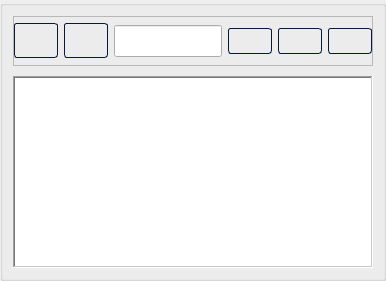
                   <widget class="QGroupBox" name="groupBox_right_tree">
                    <property name="enabled">
                     <bool>true</bool>
                    </property>
                    <property name="title">
                     <string/>
                    </property>
                    <layout class="QVBoxLayout" name="verticalLayout_7">
                     <property name="spacing">
                      <number>10</number>
                     </property>
                     <property name="leftMargin">
                      <number>10</number>
                     </property>
                     <property name="topMargin">
                      <number>10</number>
                     </property>
                     <property name="rightMargin">
                      <number>10</number>
                     </property>
                     <property name="bottomMargin">
                      <number>10</number>
                     </property>
                     <item>
                      <widget class="QFrame" name="frame_path_right">
                       <property name="minimumSize">
                        <size>
                         <width>0</width>
                         <height>50</height>
                        </size>
                       </property>
                       <property name="maximumSize">
                        <size>
                         <width>16777215</width>
                         <height>16777215</height>
                        </size>
                       </property>
                       <property name="frameShape">
                        <enum>QFrame::StyledPanel</enum>
                       </property>
                       <property name="frameShadow">
                        <enum>QFrame::Raised</enum>
                       </property>
                       <layout class="QHBoxLayout" name="horizontalLayout_7">
                        <property name="leftMargin">
                         <number>0</number>
                        </property>
                        <property name="topMargin">
                         <number>0</number>
                        </property>
                        <property name="rightMargin">
                         <number>0</number>
                        </property>
                        <property name="bottomMargin">
                         <number>0</number>
                        </property>
                        <item>
                         <widget class="QPushButton" name="but_copy_to_left">
                          <property name="minimumSize">
                           <size>
                            <width>0</width>
                            <height>35</height>
                           </size>
                          </property>
                          <property name="font">
                           <font>
                            <pointsize>9</pointsize>
                           </font>
                          </property>
                          <property name="styleSheet">
                           <string notr="true">/*-----QPushButton-----*/
QPushButton
{
/**	background-color:  rgb(92, 106, 106);
	color: #ffffff;
**/	
   border-style: solid;
	border-width: 1px;
	border-radius: 3px;
	border-color: #051a39;
	padding: 5px;
}a
QPushButton::disabled
{
	background-color: #404040;
	color: #656565;
	border-color: #051a39;

}


QPushButton::hover
{
	background-color: lightgrey;
	border-style: solid;
	border-width: 1px;
	border-radius: 3px;
	border-color: #051a39;
	padding: 5px;

}


QPushButton::pressed
{
	background-color: rgb(125, 155, 143);
	color: #ffffff;
	border-style: solid;
	border-width: 1px;
	border-radius: 3px;
	border-color: #051a39;
	padding: 5px;

}</string>
                          </property>
                          <property name="text">
                           <string/>
                          </property>
                          <property name="icon">
                           <iconset resource="resources.qrc">
                            <normaloff>:/icons/icons/copy.svg</normaloff>:/icons/icons/copy.svg</iconset>
                          </property>
                          <property name="iconSize">
                           <size>
                            <width>20</width>
                            <height>20</height>
                           </size>
                          </property>
                         </widget>
                        </item>
                        <item>
                         <widget class="QPushButton" name="but_move_to_left">
                          <property name="minimumSize">
                           <size>
                            <width>0</width>
                            <height>35</height>
                           </size>
                          </property>
                          <property name="font">
                           <font>
                            <pointsize>9</pointsize>
                           </font>
                          </property>
                          <property name="styleSheet">
                           <string notr="true">/*-----QPushButton-----*/
QPushButton
{
/**	background-color:  rgb(92, 106, 106);
	color: #ffffff;
**/	
   border-style: solid;
	border-width: 1px;
	border-radius: 3px;
	border-color: #051a39;
	padding: 5px;
}

QPushButton::disabled
{
	background-color: #404040;
	color: #656565;
	border-color: #051a39;

}


QPushButton::hover
{
	background-color: lightgrey;
	border-style: solid;
	border-width: 1px;
	border-radius: 3px;
	border-color: #051a39;
	padding: 5px;

}


QPushButton::pressed
{
	background-color: rgb(125, 155, 143);
	color: #ffffff;
	border-style: solid;
	border-width: 1px;
	border-radius: 3px;
	border-color: #051a39;
	padding: 5px;

}</string>
                          </property>
                          <property name="text">
                           <string/>
                          </property>
                          <property name="icon">
                           <iconset resource="resources.qrc">
                            <normaloff>:/icons/icons/truck.svg</normaloff>:/icons/icons/truck.svg</iconset>
                          </property>
                          <property name="iconSize">
                           <size>
                            <width>20</width>
                            <height>20</height>
                           </size>
                          </property>
                         </widget>
                        </item>
                        <item>
                         <widget class="MyLineEdit" name="path_right">
                          <property name="minimumSize">
                           <size>
                            <width>0</width>
                            <height>32</height>
                           </size>
                          </property>
                          <property name="toolTip">
                           <string>Enter a directory path</string>
                          </property>
                          <property name="clearButtonEnabled">
                           <bool>true</bool>
                          </property>
                         </widget>
                        </item>
                        <item>
                         <widget class="QPushButton" name="but_right_up">
                          <property name="styleSheet">
                           <string notr="true">/*-----QPushButton-----*/
QPushButton
{
/**	background-color:  rgb(92, 106, 106);
	color: #ffffff;
**/	
   border-style: solid;
	border-width: 1px;
	border-radius: 3px;
	border-color: #051a39;
	padding: 5px;
}

QPushButton::disabled
{
	background-color: #404040;
	color: #656565;
	border-color: #051a39;

}


QPushButton::hover
{
	background-color: lightgrey;
	border-style: solid;
	border-width: 1px;
	border-radius: 3px;
	border-color: #051a39;
	padding: 5px;

}


QPushButton::pressed
{
	background-color: rgb(125, 155, 143);
	color: #ffffff;
	border-style: solid;
	border-width: 1px;
	border-radius: 3px;
	border-color: #051a39;
	padding: 5px;

}</string>
                          </property>
                          <property name="text">
                           <string/>
                          </property>
                          <property name="icon">
                           <iconset resource="resources.qrc">
                            <normaloff>:/icons/icons/corner-left-up.svg</normaloff>:/icons/icons/corner-left-up.svg</iconset>
                          </property>
                         </widget>
                        </item>
                        <item>
                         <widget class="QPushButton" name="but_select_right">
                          <property name="enabled">
                           <bool>true</bool>
                          </property>
                          <property name="styleSheet">
                           <string notr="true">/*-----QPushButton-----*/
QPushButton
{
/**	background-color:  rgb(92, 106, 106);
	color: #ffffff;
**/	
   border-style: solid;
	border-width: 1px;
	border-radius: 3px;
	border-color: #051a39;
	padding: 5px;
}

QPushButton::disabled
{
	background-color: #404040;
	color: #656565;
	border-color: #051a39;

}


QPushButton::hover
{
	background-color: lightgrey;
	border-style: solid;
	border-width: 1px;
	border-radius: 3px;
	border-color: #051a39;
	padding: 5px;

}


QPushButton::pressed
{
	background-color: rgb(125, 155, 143);
	color: #ffffff;
	border-style: solid;
	border-width: 1px;
	border-radius: 3px;
	border-color: #051a39;
	padding: 5px;

}</string>
                          </property>
                          <property name="text">
                           <string/>
                          </property>
                          <property name="icon">
                           <iconset resource="resources.qrc">
                            <normaloff>:/icons/icons/more-horizontal.svg</normaloff>:/icons/icons/more-horizontal.svg</iconset>
                          </property>
                         </widget>
                        </item>
                        <item>
                         <widget class="QPushButton" name="but_copy_right">
                          <property name="styleSheet">
                           <string notr="true">/*-----QPushButton-----*/
QPushButton
{
/**	background-color:  rgb(92, 106, 106);
	color: #ffffff;
**/	
   border-style: solid;
	border-width: 1px;
	border-radius: 3px;
	border-color: #051a39;
	padding: 5px;
}

QPushButton::disabled
{
	background-color: #404040;
	color: #656565;
	border-color: #051a39;

}


QPushButton::hover
{
	background-color: lightgrey;
	border-style: solid;
	border-width: 1px;
	border-radius: 3px;
	border-color: #051a39;
	padding: 5px;

}


QPushButton::pressed
{
	background-color: rgb(125, 155, 143);
	color: #ffffff;
	border-style: solid;
	border-width: 1px;
	border-radius: 3px;
	border-color: #051a39;
	padding: 5px;

}</string>
                          </property>
                          <property name="text">
                           <string/>
                          </property>
                          <property name="icon">
                           <iconset resource="resources.qrc">
                            <normaloff>:/icons/icons/arrow-left-circle.svg</normaloff>:/icons/icons/arrow-left-circle.svg</iconset>
                          </property>
                         </widget>
                        </item>
                       </layout>
                      </widget>
                     </item>
                     <item>
                      <widget class="MyTreeView" name="tree_right">
                       <property name="styleSheet">
                        <string notr="true">QLineEdit {

        padding: 3px;
 }


</string>
                       </property>
                       <property name="frameShape">
                        <enum>QFrame::WinPanel</enum>
                       </property>
                       <property name="frameShadow">
                        <enum>QFrame::Sunken</enum>
                       </property>
                       <property name="editTriggers">
                        <set>QAbstractItemView::EditKeyPressed</set>
                       </property>
                       <property name="tabKeyNavigation">
                        <bool>true</bool>
                       </property>
                       <property name="dragEnabled">
                        <bool>true</bool>
                       </property>
                       <property name="dragDropMode">
                        <enum>QAbstractItemView::DragDrop</enum>
                       </property>
                       <property name="alternatingRowColors">
                        <bool>true</bool>
                       </property>
                       <property name="selectionMode">
                        <enum>QAbstractItemView::ExtendedSelection</enum>
                       </property>
                       <property name="textElideMode">
                        <enum>Qt::ElideLeft</enum>
                       </property>
                       <property name="uniformRowHeights">
                        <bool>true</bool>
                       </property>
                       <property name="sortingEnabled">
                        <bool>true</bool>
                       </property>
                       <property name="animated">
                        <bool>true</bool>
                       </property>
                       <property name="expandsOnDoubleClick">
                        <bool>false</bool>
                       </property>
                      </widget>
                     </item>
                    </layout>
                   </widget>
